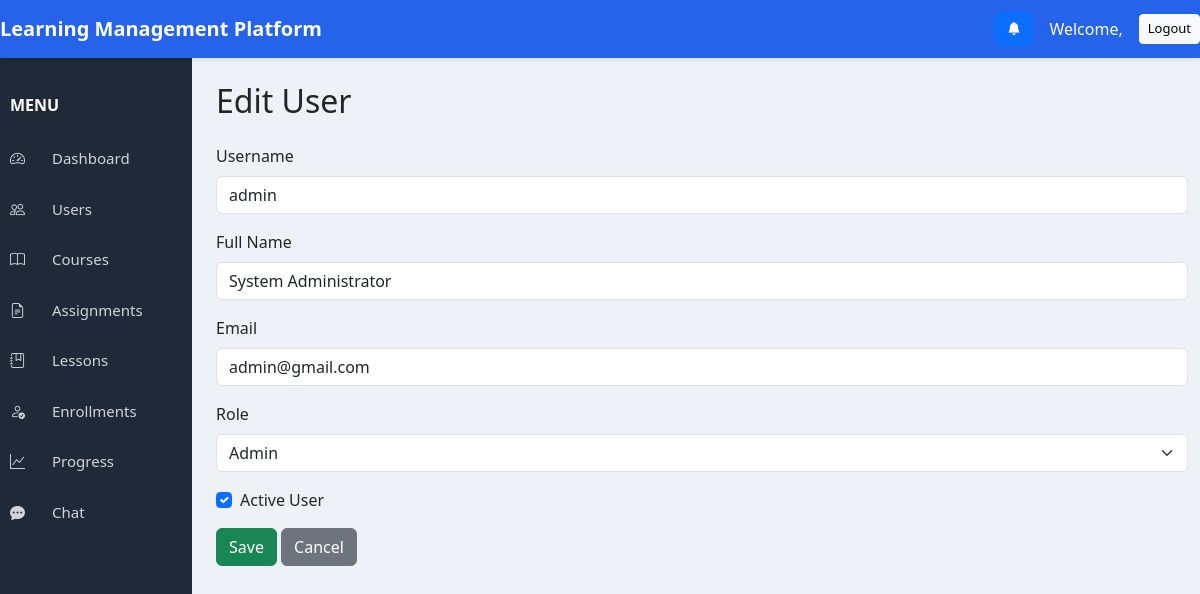
The app's page /users/edit/1/ with its own data.
### accounts/models.py (models this page shows, shortened)
class User(AbstractUser):
    ROLE_CHOICES = (
        ("admin", "Admin"),
        ("instructor", "Instructor"),
        ("student", "Student"),
    )
    full_name = models.CharField(max_length=100)
    role = models.CharField(
        max_length=20,
        choices=ROLE_CHOICES,
        default="student"
    )

### accounts/views.py (the view)
# urls.py: path("edit/<int:pk>/", views.edit_user, name="edit_user"),
def edit_user(request, pk):
    user = get_object_or_404(User, pk=pk)
    if request.method == "POST":
        form = UserForm(request.POST, instance=user)
        if form.is_valid():
            form.save()
            return redirect("user_list")
    else:
        form = UserForm(instance=user)
    return render(
        request,
        "accounts/user_form.html",
        {
            "form": form,
            "title": "Edit User",
        },
    )

### accounts/forms.py
class UserForm(forms.ModelForm):
    class Meta:
        model = User
        fields = [
            "username",
            "full_name",
            "email",
            "role",
            "is_active",
        ]
        widgets = {
            "username": forms.TextInput(
                attrs={"class": "form-control"}
            ),
            "full_name": forms.TextInput(
                attrs={"class": "form-control"}
            ),
            "email": forms.EmailInput(
                attrs={"class": "form-control"}
            ),
            "role": forms.Select(
                attrs={"class": "form-select"}
            ),
            "is_active": forms.CheckboxInput(
                attrs={"class": "form-check-input"}
            ),
        }

### templates/accounts/user_form.html (shortened to what this page needs)
{% extends "base.html" %}
{% block content %}
<h2 class="mb-4">{{ title }}</h2>
<form method="POST">
    <div class="mb-3">
        <label class="form-label">Username</label>
        {{ form.username }}
    </div>
    <div class="mb-3">
        <label class="form-label">Full Name</label>
        {{ form.full_name }}
    </div>
    <div class="mb-3">
        <label class="form-label">Email</label>
        {{ form.email }}
    </div>
    <div class="mb-3">
        <label class="form-label">Role</label>
        {{ form.role }}
    </div>
    <div class="form-check mb-3">
        {{ form.is_active }}
        <label class="form-check-label">
            Active User
        </label>
    </div>
    <button type="submit" class="btn btn-success">
        Save
    </button>
    <a href="{% url 'user_list' %}" class="btn btn-secondary">
        Cancel
    </a>
</form>
{% endblock %}

### static/css/dashboard.css (style rules this page uses)
body { margin:0; padding:0; background:#eef2f7; font-family:'Segoe UI',sans-serif; }

### records on screen
User: username "admin", full_name "System Administrator", email "admin@gmail.com", role "Admin", is_active "☑"

### other values on screen
{{ title }} "Edit User"
